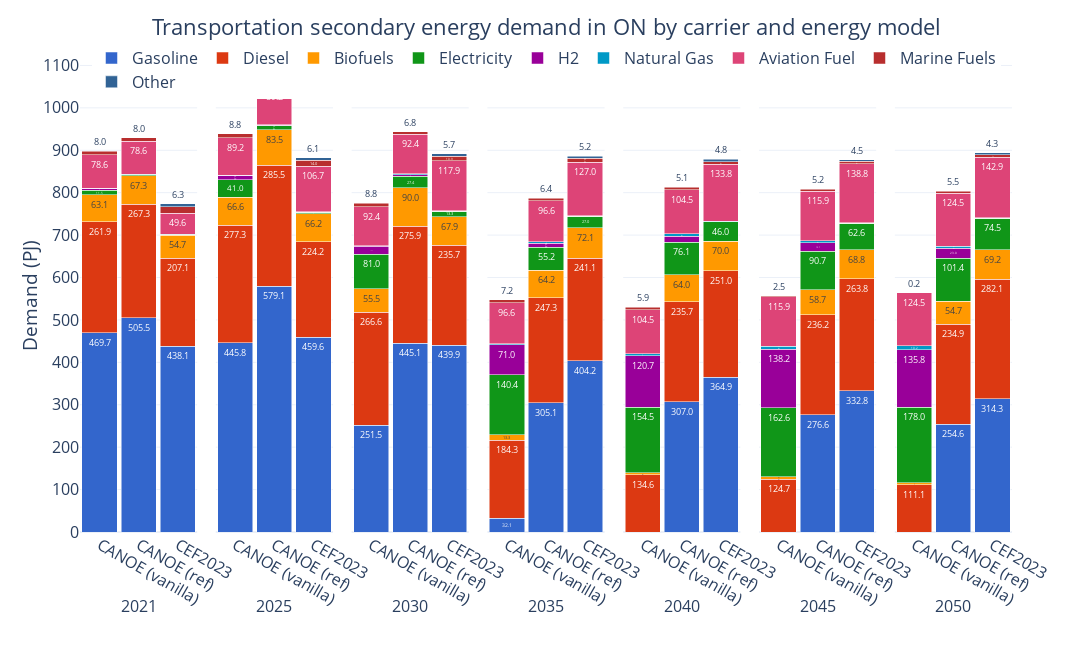

The notebook cell this image was saved under:
### Code cell
bau23_fig = bau23_demand[(bau23_demand['Sector'] == 'Transportation') & (bau23_demand['Carrier'] != 'Total End-Use')].copy()
ref_fig = ref_trnact[(ref_trnact['Mode'] == 'Fuel use') & (ref_trnact['Carrier'] != 'Other')].copy()
vanilla_fig = vanilla_trnact[(vanilla_trnact['Mode'] == 'Fuel use') & (vanilla_trnact['Carrier'] != 'Other')].copy()

carrier_order = ['Gasoline', 'Diesel', 'Biofuels', 'Electricity', 'H2', 'Natural Gas', 'Aviation Fuel', 'Marine Fuels', 'Other']

bau23_fig['Source'] = 'CEF2023'
ref_fig['Source'] = 'CANOE (ref)'
vanilla_fig['Source'] = 'CANOE (vanilla)'

fig_df = pd.concat([vanilla_fig[['Period', 'Demand (PJ)', 'Carrier', 'Source']], ref_fig[['Period', 'Demand (PJ)', 'Carrier', 'Source']], bau23_fig[['Period', 'Demand (PJ)', 'Carrier', 'Source']]])

fig_df['Carrier'] = fig_df['Carrier'].apply(carrier_grouping)
fig_df = fig_df.groupby(['Period', 'Carrier', 'Source'], as_index=False).sum('Demand (PJ)')

fig_df['Carrier'] = pd.Categorical(fig_df['Carrier'], categories=carrier_order, ordered=True)
fig_df['Source'] = pd.Categorical(fig_df['Source'], categories=['CANOE (vanilla)', 'CANOE (ref)', 'CEF2023'], ordered=True)
fig_df = fig_df.sort_values(['Source', 'Carrier', 'Period'])

fig = px.bar(fig_df, 
             x='Source', 
             y='Demand (PJ)', 
             color='Carrier', 
             barmode='stack', 
             facet_col='Period',
             facet_col_spacing=2E-2,
             template='plotly_white',
             color_discrete_sequence=px.colors.qualitative.G10[:7] + px.colors.qualitative.G10[8:],
             text_auto='.1f',
            #  text='Demand (PJ)_sum'
             width=1200, height=650,
             )

fig.update_layout(title=dict(
        text='Transportation secondary energy demand in ON by carrier and energy model',
        x=0.5, 
        y=0.97,
        xanchor='center',
        yanchor='top'
    ),
    xaxis=dict(title='Period'),
    yaxis=dict(title='Demand (PJ)',
               dtick=100),
    yaxis_title_standoff=0,
    legend_title_text='',
    bargap=0.1,
    legend=dict(
        orientation='h',  
        yanchor='top',
        y=1.04,  
        xanchor='center',
        x=0.5),
    font=dict(
        # family="Open Sans",
        size=16)
    )

for annotation in fig.layout.annotations:
    annotation.text = annotation.text.split('=')[1]
    annotation.y = -0.13  
    annotation.yanchor = 'top' 

for axis in fig.layout:
    if axis.startswith('yaxis'):
        fig.layout[axis].dtick = 100

for axis in fig.layout:
    if axis.startswith('xaxis'):
        fig.layout[axis].title.text = ''

fig.for_each_trace(lambda trace: trace.update(textfont=dict(size=9)))

fig.show()

### Figure 1 — Plotly figure (JSON) as saved in the notebook; plotly's stock layout.template omitted (floating-point values rounded to 4 significant figures)
{"data": [{"alignmentgroup": "True", "hovertemplate": "Carrier=Gasoline<br>Period=2021<br>Source=%{x}<br>Demand (PJ)=%{y}<extra></extra>", "legendgroup": "Gasoline", "marker": {"color": "#3366CC", "pattern": {"shape": ""}}, "name": "Gasoline", "offsetgroup": "Gasoline", "orientation": "v", "showlegend": true, "textfont": {"size": 9}, "textposition": "auto", "texttemplate": "%{y:.1f}", "type": "bar", "x": ["CANOE (vanilla)", "CANOE (ref)", "CEF2023"], "xaxis": "x", "y": [469.7, 505.5, 438.1], "yaxis": "y"}, {"alignmentgroup": "True", "hovertemplate": "Carrier=Gasoline<br>Period=2025<br>Source=%{x}<br>Demand (PJ)=%{y}<extra></extra>", "legendgroup": "Gasoline", "marker": {"color": "#3366CC", "pattern": {"shape": ""}}, "name": "Gasoline", "offsetgroup": "Gasoline", "orientation": "v", "showlegend": false, "textfont": {"size": 9}, "textposition": "auto", "texttemplate": "%{y:.1f}", "type": "bar", "x": ["CANOE (vanilla)", "CANOE (ref)", "CEF2023"], "xaxis": "x2", "y": [445.8, 579.1, 459.6], "yaxis": "y2"}, {"alignmentgroup": "True", "hovertemplate": "Carrier=Gasoline<br>Period=2030<br>Source=%{x}<br>Demand (PJ)=%{y}<extra></extra>", "legendgroup": "Gasoline", "marker": {"color": "#3366CC", "pattern": {"shape": ""}}, "name": "Gasoline", "offsetgroup": "Gasoline", "orientation": "v", "showlegend": false, "textfont": {"size": 9}, "textposition": "auto", "texttemplate": "%{y:.1f}", "type": "bar", "x": ["CANOE (vanilla)", "CANOE (ref)", "CEF2023"], "xaxis": "x3", "y": [251.5, 445.1, 439.9], "yaxis": "y3"}, {"alignmentgroup": "True", "hovertemplate": "Carrier=Gasoline<br>Period=2035<br>Source=%{x}<br>Demand (PJ)=%{y}<extra></extra>", "legendgroup": "Gasoline", "marker": {"color": "#3366CC", "pattern": {"shape": ""}}, "name": "Gasoline", "offsetgroup": "Gasoline", "orientation": "v", "showlegend": false, "textfont": {"size": 9}, "textposition": "auto", "texttemplate": "%{y:.1f}", "type": "bar", "x": ["CANOE (vanilla)", "CANOE (ref)", "CEF2023"], "xaxis": "x4", "y": [32.11, 305.1, 404.2], "yaxis": "y4"}, {"alignmentgroup": "True", "hovertemplate": "Carrier=Gasoline<br>Period=2040<br>Source=%{x}<br>Demand (PJ)=%{y}<extra></extra>", "legendgroup": "Gasoline", "marker": {"color": "#3366CC", "pattern": {"shape": ""}}, "name": "Gasoline", "offsetgroup": "Gasoline", "orientation": "v", "showlegend": false, "textfont": {"size": 9}, "textposition": "auto", "texttemplate": "%{y:.1f}", "type": "bar", "x": ["CANOE (vanilla)", "CANOE (ref)", "CEF2023"], "xaxis": "x5", "y": [0.006634, 307.0, 364.9], "yaxis": "y5"}, {"alignmentgroup": "True", "hovertemplate": "Carrier=Gasoline<br>Period=2045<br>Source=%{x}<br>Demand (PJ)=%{y}<extra></extra>", "legendgroup": "Gasoline", "marker": {"color": "#3366CC", "pattern": {"shape": ""}}, "name": "Gasoline", "offsetgroup": "Gasoline", "orientation": "v", "showlegend": false, "textfont": {"size": 9}, "textposition": "auto", "texttemplate": "%{y:.1f}", "type": "bar", "x": ["CANOE (vanilla)", "CANOE (ref)", "CEF2023"], "xaxis": "x6", "y": [0.001786, 276.6, 332.8], "yaxis": "y6"}, {"alignmentgroup": "True", "hovertemplate": "Carrier=Gasoline<br>Period=2050<br>Source=%{x}<br>Demand (PJ)=%{y}<extra></extra>", "legendgroup": "Gasoline", "marker": {"color": "#3366CC", "pattern": {"shape": ""}}, "name": "Gasoline", "offsetgroup": "Gasoline", "orientation": "v", "showlegend": false, "textfont": {"size": 9}, "textposition": "auto", "texttemplate": "%{y:.1f}", "type": "bar", "x": ["CANOE (vanilla)", "CANOE (ref)", "CEF2023"], "xaxis": "x7", "y": [0, 254.6, 314.3], "yaxis": "y7"}, {"alignmentgroup": "True", "hovertemplate": "Carrier=Diesel<br>Period=2021<br>Source=%{x}<br>Demand (PJ)=%{y}<extra></extra>", "legendgroup": "Diesel", "marker": {"color": "#DC3912", "pattern": {"shape": ""}}, "name": "Diesel", "offsetgroup": "Diesel", "orientation": "v", "showlegend": true, "textfont": {"size": 9}, "textposition": "auto", "texttemplate": "%{y:.1f}", "type": "bar", "x": ["CANOE (vanilla)", "CANOE (ref)", "CEF2023"], "xaxis": "x", "y": [261.9, 267.3, 207.1], "yaxis": "y"}, {"alignmentgroup": "True", "hovertemplate": "Carrier=Diesel<br>Period=2025<br>Source=%{x}<br>Demand (PJ)=%{y}<extra></extra>", "legendgroup": "Diesel", "marker": {"color": "#DC3912", "pattern": {"shape": ""}}, "name": "Diesel", "offsetgroup": "Diesel", "orientation": "v", "showlegend": false, "textfont": {"size": 9}, "textposition": "auto", "texttemplate": "%{y:.1f}", "type": "bar", "x": ["CANOE (vanilla)", "CANOE (ref)", "CEF2023"], "xaxis": "x2", "y": [277.3, 285.5, 224.2], "yaxis": "y2"}, {"alignmentgroup": "True", "hovertemplate": "Carrier=Diesel<br>Period=2030<br>Source=%{x}<br>Demand (PJ)=%{y}<extra></extra>", "legendgroup": "Diesel", "marker": {"color": "#DC3912", "pattern": {"shape": ""}}, "name": "Diesel", "offsetgroup": "Diesel", "orientation": "v", "showlegend": false, "textfont": {"size": 9}, "textposition": "auto", "texttemplate": "%{y:.1f}", "type": "bar", "x": ["CANOE (vanilla)", "CANOE (ref)", "CEF2023"], "xaxis": "x3", "y": [266.6, 275.9, 235.7], "yaxis": "y3"}, {"alignmentgroup": "True", "hovertemplate": "Carrier=Diesel<br>Period=2035<br>Source=%{x}<br>Demand (PJ)=%{y}<extra></extra>", "legendgroup": "Diesel", "marker": {"color": "#DC3912", "pattern": {"shape": ""}}, "name": "Diesel", "offsetgroup": "Diesel", "orientation": "v", "showlegend": false, "textfont": {"size": 9}, "textposition": "auto", "texttemplate": "%{y:.1f}", "type": "bar", "x": ["CANOE (vanilla)", "CANOE (ref)", "CEF2023"], "xaxis": "x4", "y": [184.3, 247.3, 241.1], "yaxis": "y4"}, {"alignmentgroup": "True", "hovertemplate": "Carrier=Diesel<br>Period=2040<br>Source=%{x}<br>Demand (PJ)=%{y}<extra></extra>", "legendgroup": "Diesel", "marker": {"color": "#DC3912", "pattern": {"shape": ""}}, "name": "Diesel", "offsetgroup": "Diesel", "orientation": "v", "showlegend": false, "textfont": {"size": 9}, "textposition": "auto", "texttemplate": "%{y:.1f}", "type": "bar", "x": ["CANOE (vanilla)", "CANOE (ref)", "CEF2023"], "xaxis": "x5", "y": [134.6, 235.7, 251.0], "yaxis": "y5"}, {"alignmentgroup": "True", "hovertemplate": "Carrier=Diesel<br>Period=2045<br>Source=%{x}<br>Demand (PJ)=%{y}<extra></extra>", "legendgroup": "Diesel", "marker": {"color": "#DC3912", "pattern": {"shape": ""}}, "name": "Diesel", "offsetgroup": "Diesel", "orientation": "v", "showlegend": false, "textfont": {"size": 9}, "textposition": "auto", "texttemplate": "%{y:.1f}", "type": "bar", "x": ["CANOE (vanilla)", "CANOE (ref)", "CEF2023"], "xaxis": "x6", "y": [124.7, 236.2, 263.8], "yaxis": "y6"}, {"alignmentgroup": "True", "hovertemplate": "Carrier=Diesel<br>Period=2050<br>Source=%{x}<br>Demand (PJ)=%{y}<extra></extra>", "legendgroup": "Diesel", "marker": {"color": "#DC3912", "pattern": {"shape": ""}}, "name": "Diesel", "offsetgroup": "Diesel", "orientation": "v", "showlegend": false, "textfont": {"size": 9}, "textposition": "auto", "texttemplate": "%{y:.1f}", "type": "bar", "x": ["CANOE (vanilla)", "CANOE (ref)", "CEF2023"], "xaxis": "x7", "y": [111.1, 234.9, 282.1], "yaxis": "y7"}, {"alignmentgroup": "True", "hovertemplate": "Carrier=Biofuels<br>Period=2021<br>Source=%{x}<br>Demand (PJ)=%{y}<extra></extra>", "legendgroup": "Biofuels", "marker": {"color": "#FF9900", "pattern": {"shape": ""}}, "name": "Biofuels", "offsetgroup": "Biofuels", "orientation": "v", "showlegend": true, "textfont": {"size": 9}, "textposition": "auto", "texttemplate": "%{y:.1f}", "type": "bar", "x": ["CANOE (vanilla)", "CANOE (ref)", "CEF2023"], "xaxis": "x", "y": [63.1, 67.31, 54.67], "yaxis": "y"}, {"alignmentgroup": "True", "hovertemplate": "Carrier=Biofuels<br>Period=2025<br>Source=%{x}<br>Demand (PJ)=%{y}<extra></extra>", "legendgroup": "Biofuels", "marker": {"color": "#FF9900", "pattern": {"shape": ""}}, "name": "Biofuels", "offsetgroup": "Biofuels", "orientation": "v", "showlegend": false, "textfont": {"size": 9}, "textposition": "auto", "texttemplate": "%{y:.1f}", "type": "bar", "x": ["CANOE (vanilla)", "CANOE (ref)", "CEF2023"], "xaxis": "x2", "y": [66.65, 83.47, 66.16], "yaxis": "y2"}, {"alignmentgroup": "True", "hovertemplate": "Carrier=Biofuels<br>Period=2030<br>Source=%{x}<br>Demand (PJ)=%{y}<extra></extra>", "legendgroup": "Biofuels", "marker": {"color": "#FF9900", "pattern": {"shape": ""}}, "name": "Biofuels", "offsetgroup": "Biofuels", "orientation": "v", "showlegend": false, "textfont": {"size": 9}, "textposition": "auto", "texttemplate": "%{y:.1f}", "type": "bar", "x": ["CANOE (vanilla)", "CANOE (ref)", "CEF2023"], "xaxis": "x3", "y": [55.5, 90.05, 67.86], "yaxis": "y3"}, {"alignmentgroup": "True", "hovertemplate": "Carrier=Biofuels<br>Period=2035<br>Source=%{x}<br>Demand (PJ)=%{y}<extra></extra>", "legendgroup": "Biofuels", "marker": {"color": "#FF9900", "pattern": {"shape": ""}}, "name": "Biofuels", "offsetgroup": "Biofuels", "orientation": "v", "showlegend": false, "textfont": {"size": 9}, "textposition": "auto", "texttemplate": "%{y:.1f}", "type": "bar", "x": ["CANOE (vanilla)", "CANOE (ref)", "CEF2023"], "xaxis": "x4", "y": [13.35, 64.15, 72.07], "yaxis": "y4"}, {"alignmentgroup": "True", "hovertemplate": "Carrier=Biofuels<br>Period=2040<br>Source=%{x}<br>Demand (PJ)=%{y}<extra></extra>", "legendgroup": "Biofuels", "marker": {"color": "#FF9900", "pattern": {"shape": ""}}, "name": "Biofuels", "offsetgroup": "Biofuels", "orientation": "v", "showlegend": false, "textfont": {"size": 9}, "textposition": "auto", "texttemplate": "%{y:.1f}", "type": "bar", "x": ["CANOE (vanilla)", "CANOE (ref)", "CEF2023"], "xaxis": "x5", "y": [5.607, 63.99, 70.05], "yaxis": "y5"}, {"alignmentgroup": "True", "hovertemplate": "Carrier=Biofuels<br>Period=2045<br>Source=%{x}<br>Demand (PJ)=%{y}<extra></extra>", "legendgroup": "Biofuels", "marker": {"color": "#FF9900", "pattern": {"shape": ""}}, "name": "Biofuels", "offsetgroup": "Biofuels", "orientation": "v", "showlegend": false, "textfont": {"size": 9}, "textposition": "auto", "texttemplate": "%{y:.1f}", "type": "bar", "x": ["CANOE (vanilla)", "CANOE (ref)", "CEF2023"], "xaxis": "x6", "y": [5.194, 58.65, 68.84], "yaxis": "y6"}, {"alignmentgroup": "True", "hovertemplate": "Carrier=Biofuels<br>Period=2050<br>Source=%{x}<br>Demand (PJ)=%{y}<extra></extra>", "legendgroup": "Biofuels", "marker": {"color": "#FF9900", "pattern": {"shape": ""}}, "name": "Biofuels", "offsetgroup": "Biofuels", "orientation": "v", "showlegend": false, "textfont": {"size": 9}, "textposition": "auto", "texttemplate": "%{y:.1f}", "type": "bar", "x": ["CANOE (vanilla)", "CANOE (ref)", "CEF2023"], "xaxis": "x7", "y": [4.629, 54.71, 69.21], "yaxis": "y7"}, {"alignmentgroup": "True", "hovertemplate": "Carrier=Electricity<br>Period=2021<br>Source=%{x}<br>Demand (PJ)=%{y}<extra></extra>", "legendgroup": "Electricity", "marker": {"color": "#109618", "pattern": {"shape": ""}}, "name": "Electricity", "offsetgroup": "Electricity", "orientation": "v", "showlegend": true, "textfont": {"size": 9}, "textposition": "auto", "texttemplate": "%{y:.1f}", "type": "bar", "x": ["CANOE (vanilla)", "CANOE (ref)", "CEF2023"], "xaxis": "x", "y": [11.52, 2.382, 1.288], "yaxis": "y"}, {"alignmentgroup": "True", "hovertemplate": "Carrier=Electricity<br>Period=2025<br>Source=%{x}<br>Demand (PJ)=%{y}<extra></extra>", "legendgroup": "Electricity", "marker": {"color": "#109618", "pattern": {"shape": ""}}, "name": "Electricity", "offsetgroup": "Electricity", "orientation": "v", "showlegend": false, "textfont": {"size": 9}, "textposition": "auto", "texttemplate": "%{y:.1f}", "type": "bar", "x": ["CANOE (vanilla)", "CANOE (ref)", "CEF2023"], "xaxis": "x2", "y": [41.02, 9.395, 4.446], "yaxis": "y2"}, {"alignmentgroup": "True", "hovertemplate": "Carrier=Electricity<br>Period=2030<br>Source=%{x}<br>Demand (PJ)=%{y}<extra></extra>", "legendgroup": "Electricity", "marker": {"color": "#109618", "pattern": {"shape": ""}}, "name": "Electricity", "offsetgroup": "Electricity", "orientation": "v", "showlegend": false, "textfont": {"size": 9}, "textposition": "auto", "texttemplate": "%{y:.1f}", "type": "bar", "x": ["CANOE (vanilla)", "CANOE (ref)", "CEF2023"], "xaxis": "x3", "y": [80.99, 27.36, 13.3], "yaxis": "y3"}, {"alignmentgroup": "True", "hovertemplate": "Carrier=Electricity<br>Period=2035<br>Source=%{x}<br>Demand (PJ)=%{y}<extra></extra>", "legendgroup": "Electricity", "marker": {"color": "#109618", "pattern": {"shape": ""}}, "name": "Electricity", "offsetgroup": "Electricity", "orientation": "v", "showlegend": false, "textfont": {"size": 9}, "textposition": "auto", "texttemplate": "%{y:.1f}", "type": "bar", "x": ["CANOE (vanilla)", "CANOE (ref)", "CEF2023"], "xaxis": "x4", "y": [140.4, 55.18, 27.01], "yaxis": "y4"}, {"alignmentgroup": "True", "hovertemplate": "Carrier=Electricity<br>Period=2040<br>Source=%{x}<br>Demand (PJ)=%{y}<extra></extra>", "legendgroup": "Electricity", "marker": {"color": "#109618", "pattern": {"shape": ""}}, "name": "Electricity", "offsetgroup": "Electricity", "orientation": "v", "showlegend": false, "textfont": {"size": 9}, "textposition": "auto", "texttemplate": "%{y:.1f}", "type": "bar", "x": ["CANOE (vanilla)", "CANOE (ref)", "CEF2023"], "xaxis": "x5", "y": [154.5, 76.06, 46.04], "yaxis": "y5"}, {"alignmentgroup": "True", "hovertemplate": "Carrier=Electricity<br>Period=2045<br>Source=%{x}<br>Demand (PJ)=%{y}<extra></extra>", "legendgroup": "Electricity", "marker": {"color": "#109618", "pattern": {"shape": ""}}, "name": "Electricity", "offsetgroup": "Electricity", "orientation": "v", "showlegend": false, "textfont": {"size": 9}, "textposition": "auto", "texttemplate": "%{y:.1f}", "type": "bar", "x": ["CANOE (vanilla)", "CANOE (ref)", "CEF2023"], "xaxis": "x6", "y": [162.6, 90.69, 62.58], "yaxis": "y6"}, {"alignmentgroup": "True", "hovertemplate": "Carrier=Electricity<br>Period=2050<br>Source=%{x}<br>Demand (PJ)=%{y}<extra></extra>", "legendgroup": "Electricity", "marker": {"color": "#109618", "pattern": {"shape": ""}}, "name": "Electricity", "offsetgroup": "Electricity", "orientation": "v", "showlegend": false, "textfont": {"size": 9}, "textposition": "auto", "texttemplate": "%{y:.1f}", "type": "bar", "x": ["CANOE (vanilla)", "CANOE (ref)", "CEF2023"], "xaxis": "x7", "y": [178.0, 101.4, 74.53], "yaxis": "y7"}, {"alignmentgroup": "True", "hovertemplate": "Carrier=H2<br>Period=2021<br>Source=%{x}<br>Demand (PJ)=%{y}<extra></extra>", "legendgroup": "H2", "marker": {"color": "#990099", "pattern": {"shape": ""}}, "name": "H2", "offsetgroup": "H2", "orientation": "v", "showlegend": true, "textfont": {"size": 9}, "textposition": "auto", "texttemplate": "%{y:.1f}", "type": "bar", "x": ["CANOE (vanilla)", "CANOE (ref)", "CEF2023"], "xaxis": "x", "y": [4.314, 0, 0.0001], "yaxis": "y"}, {"alignmentgroup": "True", "hovertemplate": "Carrier=H2<br>Period=2025<br>Source=%{x}<br>Demand (PJ)=%{y}<extra></extra>", "legendgroup": "H2", "marker": {"color": "#990099", "pattern": {"shape": ""}}, "name": "H2", "offsetgroup": "H2", "orientation": "v", "showlegend": false, "textfont": {"size": 9}, "textposition": "auto", "texttemplate": "%{y:.1f}", "type": "bar", "x": ["CANOE (vanilla)", "CANOE (ref)", "CEF2023"], "xaxis": "x2", "y": [9.888, 1.385, 0.0001], "yaxis": "y2"}, {"alignmentgroup": "True", "hovertemplate": "Carrier=H2<br>Period=2030<br>Source=%{x}<br>Demand (PJ)=%{y}<extra></extra>", "legendgroup": "H2", "marker": {"color": "#990099", "pattern": {"shape": ""}}, "name": "H2", "offsetgroup": "H2", "orientation": "v", "showlegend": false, "textfont": {"size": 9}, "textposition": "auto", "texttemplate": "%{y:.1f}", "type": "bar", "x": ["CANOE (vanilla)", "CANOE (ref)", "CEF2023"], "xaxis": "x3", "y": [18.91, 3.849, 0.0001], "yaxis": "y3"}, {"alignmentgroup": "True", "hovertemplate": "Carrier=H2<br>Period=2035<br>Source=%{x}<br>Demand (PJ)=%{y}<extra></extra>", "legendgroup": "H2", "marker": {"color": "#990099", "pattern": {"shape": ""}}, "name": "H2", "offsetgroup": "H2", "orientation": "v", "showlegend": false, "textfont": {"size": 9}, "textposition": "auto", "texttemplate": "%{y:.1f}", "type": "bar", "x": ["CANOE (vanilla)", "CANOE (ref)", "CEF2023"], "xaxis": "x4", "y": [71.01, 8.769, 0.0001], "yaxis": "y4"}, {"alignmentgroup": "True", "hovertemplate": "Carrier=H2<br>Period=2040<br>Source=%{x}<br>Demand (PJ)=%{y}<extra></extra>", "legendgroup": "H2", "marker": {"color": "#990099", "pattern": {"shape": ""}}, "name": "H2", "offsetgroup": "H2", "orientation": "v", "showlegend": false, "textfont": {"size": 9}, "textposition": "auto", "texttemplate": "%{y:.1f}", "type": "bar", "x": ["CANOE (vanilla)", "CANOE (ref)", "CEF2023"], "xaxis": "x5", "y": [120.7, 15.03, 0.0001], "yaxis": "y5"}, {"alignmentgroup": "True", "hovertemplate": "Carrier=H2<br>Period=2045<br>Source=%{x}<br>Demand (PJ)=%{y}<extra></extra>", "legendgroup": "H2", "marker": {"color": "#990099", "pattern": {"shape": ""}}, "name": "H2", "offsetgroup": "H2", "orientation": "v", "showlegend": false, "textfont": {"size": 9}, "textposition": "auto", "texttemplate": "%{y:.1f}", "type": "bar", "x": ["CANOE (vanilla)", "CANOE (ref)", "CEF2023"], "xaxis": "x6", "y": [138.2, 19.7, 0.0001], "yaxis": "y6"}, {"alignmentgroup": "True", "hovertemplate": "Carrier=H2<br>Period=2050<br>Source=%{x}<br>Demand (PJ)=%{y}<extra></extra>", "legendgroup": "H2", "marker": {"color": "#990099", "pattern": {"shape": ""}}, "name": "H2", "offsetgroup": "H2", "orientation": "v", "showlegend": false, "textfont": {"size": 9}, "textposition": "auto", "texttemplate": "%{y:.1f}", "type": "bar", "x": ["CANOE (vanilla)", "CANOE (ref)", "CEF2023"], "xaxis": "x7", "y": [135.8, 22.96, 0.0001], "yaxis": "y7"}, {"alignmentgroup": "True", "hovertemplate": "Carrier=Natural Gas<br>Period=2021<br>Source=%{x}<br>Demand (PJ)=%{y}<extra></extra>", "legendgroup": "Natural Gas", "marker": {"color": "#0099C6", "pattern": {"shape": ""}}, "name": "Natural Gas", "offsetgroup": "Natural Gas", "orientation": "v", "showlegend": true, "textfont": {"size": 9}, "textposition": "auto", "texttemplate": "%{y:.1f}", "type": "bar", "x": ["CANOE (vanilla)", "CANOE (ref)", "CEF2023"], "xaxis": "x", "y": [0.2896, 0.3488, 0.6612], "yaxis": "y"}, {"alignmentgroup": "True", "hovertemplate": "Carrier=Natural Gas<br>Period=2025<br>Source=%{x}<br>Demand (PJ)=%{y}<extra></extra>", "legendgroup": "Natural Gas", "marker": {"color": "#0099C6", "pattern": {"shape": ""}}, "name": "Natural Gas", "offsetgroup": "Natural Gas", "orientation": "v", "showlegend": false, "textfont": {"size": 9}, "textposition": "auto", "texttemplate": "%{y:.1f}", "type": "bar", "x": ["CANOE (vanilla)", "CANOE (ref)", "CEF2023"], "xaxis": "x2", "y": [0.2494, 1.078, 0.7773], "yaxis": "y2"}, {"alignmentgroup": "True", "hovertemplate": "Carrier=Natural Gas<br>Period=2030<br>Source=%{x}<br>Demand (PJ)=%{y}<extra></extra>", "legendgroup": "Natural Gas", "marker": {"color": "#0099C6", "pattern": {"shape": ""}}, "name": "Natural Gas", "offsetgroup": "Natural Gas", "orientation": "v", "showlegend": false, "textfont": {"size": 9}, "textposition": "auto", "texttemplate": "%{y:.1f}", "type": "bar", "x": ["CANOE (vanilla)", "CANOE (ref)", "CEF2023"], "xaxis": "x3", "y": [0.8499, 2.741, 0.8382], "yaxis": "y3"}, {"alignmentgroup": "True", "hovertemplate": "Carrier=Natural Gas<br>Period=2035<br>Source=%{x}<br>Demand (PJ)=%{y}<extra></extra>", "legendgroup": "Natural Gas", "marker": {"color": "#0099C6", "pattern": {"shape": ""}}, "name": "Natural Gas", "offsetgroup": "Natural Gas", "orientation": "v", "showlegend": false, "textfont": {"size": 9}, "textposition": "auto", "texttemplate": "%{y:.1f}", "type": "bar", "x": ["CANOE (vanilla)", "CANOE (ref)", "CEF2023"], "xaxis": "x4", "y": [2.695, 3.52, 0.8741], "yaxis": "y4"}, {"alignmentgroup": "True", "hovertemplate": "Carrier=Natural Gas<br>Period=2040<br>Source=%{x}<br>Demand (PJ)=%{y}<extra></extra>", "legendgroup": "Natural Gas", "marker": {"color": "#0099C6", "pattern": {"shape": ""}}, "name": "Natural Gas", "offsetgroup": "Natural Gas", "orientation": "v", "showlegend": false, "textfont": {"size": 9}, "textposition": "auto", "texttemplate": "%{y:.1f}", "type": "bar", "x": ["CANOE (vanilla)", "CANOE (ref)", "CEF2023"], "xaxis": "x5", "y": [4.497, 5.322, 0.8821], "yaxis": "y5"}, {"alignmentgroup": "True", "hovertemplate": "Carrier=Natural Gas<br>Period=2045<br>Source=%{x}<br>Demand (PJ)=%{y}<extra></extra>", "legendgroup": "Natural Gas", "marker": {"color": "#0099C6", "pattern": {"shape": ""}}, "name": "Natural Gas", "offsetgroup": "Natural Gas", "orientation": "v", "showlegend": false, "textfont": {"size": 9}, "textposition": "auto", "texttemplate": "%{y:.1f}", "type": "bar", "x": ["CANOE (vanilla)", "CANOE (ref)", "CEF2023"], "xaxis": "x6", "y": [7.783, 5.321, 0.883], "yaxis": "y6"}, {"alignmentgroup": "True", "hovertemplate": "Carrier=Natural Gas<br>Period=2050<br>Source=%{x}<br>Demand (PJ)=%{y}<extra></extra>", "legendgroup": "Natural Gas", "marker": {"color": "#0099C6", "pattern": {"shape": ""}}, "name": "Natural Gas", "offsetgroup": "Natural Gas", "orientation": "v", "showlegend": false, "textfont": {"size": 9}, "textposition": "auto", "texttemplate": "%{y:.1f}", "type": "bar", "x": ["CANOE (vanilla)", "CANOE (ref)", "CEF2023"], "xaxis": "x7", "y": [10.16, 5.321, 0.8844], "yaxis": "y7"}, {"alignmentgroup": "True", "hovertemplate": "Carrier=Aviation Fuel<br>Period=2021<br>Source=%{x}<br>Demand (PJ)=%{y}<extra></extra>", "legendgroup": "Aviation Fuel", "marker": {"color": "#DD4477", "pattern": {"shape": ""}}, "name": "Aviation Fuel", "offsetgroup": "Aviation Fuel", "orientation": "v", "showlegend": true, "textfont": {"size": 9}, "textposition": "auto", "texttemplate": "%{y:.1f}", "type": "bar", "x": ["CANOE (vanilla)", "CANOE (ref)", "CEF2023"], "xaxis": "x", "y": [78.6, 78.6, 49.62], "yaxis": "y"}, {"alignmentgroup": "True", "hovertemplate": "Carrier=Aviation Fuel<br>Period=2025<br>Source=%{x}<br>Demand (PJ)=%{y}<extra></extra>", "legendgroup": "Aviation Fuel", "marker": {"color": "#DD4477", "pattern": {"shape": ""}}, "name": "Aviation Fuel", "offsetgroup": "Aviation Fuel", "orientation": "v", "showlegend": false, "textfont": {"size": 9}, "textposition": "auto", "texttemplate": "%{y:.1f}", "type": "bar", "x": ["CANOE (vanilla)", "CANOE (ref)", "CEF2023"], "xaxis": "x2", "y": [89.23, 89.23, 106.7], "yaxis": "y2"}, {"alignmentgroup": "True", "hovertemplate": "Carrier=Aviation Fuel<br>Period=2030<br>Source=%{x}<br>Demand (PJ)=%{y}<extra></extra>", "legendgroup": "Aviation Fuel", "marker": {"color": "#DD4477", "pattern": {"shape": ""}}, "name": "Aviation Fuel", "offsetgroup": "Aviation Fuel", "orientation": "v", "showlegend": false, "textfont": {"size": 9}, "textposition": "auto", "texttemplate": "%{y:.1f}", "type": "bar", "x": ["CANOE (vanilla)", "CANOE (ref)", "CEF2023"], "xaxis": "x3", "y": [92.37, 92.37, 117.9], "yaxis": "y3"}, {"alignmentgroup": "True", "hovertemplate": "Carrier=Aviation Fuel<br>Period=2035<br>Source=%{x}<br>Demand (PJ)=%{y}<extra></extra>", "legendgroup": "Aviation Fuel", "marker": {"color": "#DD4477", "pattern": {"shape": ""}}, "name": "Aviation Fuel", "offsetgroup": "Aviation Fuel", "orientation": "v", "showlegend": false, "textfont": {"size": 9}, "textposition": "auto", "texttemplate": "%{y:.1f}", "type": "bar", "x": ["CANOE (vanilla)", "CANOE (ref)", "CEF2023"], "xaxis": "x4", "y": [96.65, 96.65, 127.0], "yaxis": "y4"}, {"alignmentgroup": "True", "hovertemplate": "Carrier=Aviation Fuel<br>Period=2040<br>Source=%{x}<br>Demand (PJ)=%{y}<extra></extra>", "legendgroup": "Aviation Fuel", "marker": {"color": "#DD4477", "pattern": {"shape": ""}}, "name": "Aviation Fuel", "offsetgroup": "Aviation Fuel", "orientation": "v", "showlegend": false, "textfont": {"size": 9}, "textposition": "auto", "texttemplate": "%{y:.1f}", "type": "bar", "x": ["CANOE (vanilla)", "CANOE (ref)", "CEF2023"], "xaxis": "x5", "y": [104.5, 104.5, 133.8], "yaxis": "y5"}, {"alignmentgroup": "True", "hovertemplate": "Carrier=Aviation Fuel<br>Period=2045<br>Source=%{x}<br>Demand (PJ)=%{y}<extra></extra>", "legendgroup": "Aviation Fuel", "marker": {"color": "#DD4477", "pattern": {"shape": ""}}, "name": "Aviation Fuel", "offsetgroup": "Aviation Fuel", "orientation": "v", "showlegend": false, "textfont": {"size": 9}, "textposition": "auto", "texttemplate": "%{y:.1f}", "type": "bar", "x": ["CANOE (vanilla)", "CANOE (ref)", "CEF2023"], "xaxis": "x6", "y": [115.9, 115.9, 138.8], "yaxis": "y6"}, {"alignmentgroup": "True", "hovertemplate": "Carrier=Aviation Fuel<br>Period=2050<br>Source=%{x}<br>Demand (PJ)=%{y}<extra></extra>", "legendgroup": "Aviation Fuel", "marker": {"color": "#DD4477", "pattern": {"shape": ""}}, "name": "Aviation Fuel", "offsetgroup": "Aviation Fuel", "orientation": "v", "showlegend": false, "textfont": {"size": 9}, "textposition": "auto", "texttemplate": "%{y:.1f}", "type": "bar", "x": ["CANOE (vanilla)", "CANOE (ref)", "CEF2023"], "xaxis": "x7", "y": [124.5, 124.5, 142.9], "yaxis": "y7"}, {"alignmentgroup": "True", "hovertemplate": "Carrier=Marine Fuels<br>Period=2021<br>Source=%{x}<br>Demand (PJ)=%{y}<extra></extra>", "legendgroup": "Marine Fuels", "marker": {"color": "#B82E2E", "pattern": {"shape": ""}}, "name": "Marine Fuels", "offsetgroup": "Marine Fuels", "orientation": "v", "showlegend": true, "textfont": {"size": 9}, "textposition": "auto", "texttemplate": "%{y:.1f}", "type": "bar", "x": ["CANOE (vanilla)", "CANOE (ref)", "CEF2023"], "xaxis": "x", "y": [7.984, 8.028, 15.95], "yaxis": "y"}, {"alignmentgroup": "True", "hovertemplate": "Carrier=Marine Fuels<br>Period=2025<br>Source=%{x}<br>Demand (PJ)=%{y}<extra></extra>", "legendgroup": "Marine Fuels", "marker": {"color": "#B82E2E", "pattern": {"shape": ""}}, "name": "Marine Fuels", "offsetgroup": "Marine Fuels", "orientation": "v", "showlegend": false, "textfont": {"size": 9}, "textposition": "auto", "texttemplate": "%{y:.1f}", "type": "bar", "x": ["CANOE (vanilla)", "CANOE (ref)", "CEF2023"], "xaxis": "x2", "y": [8.83, 8.028, 14.03], "yaxis": "y2"}, {"alignmentgroup": "True", "hovertemplate": "Carrier=Marine Fuels<br>Period=2030<br>Source=%{x}<br>Demand (PJ)=%{y}<extra></extra>", "legendgroup": "Marine Fuels", "marker": {"color": "#B82E2E", "pattern": {"shape": ""}}, "name": "Marine Fuels", "offsetgroup": "Marine Fuels", "orientation": "v", "showlegend": false, "textfont": {"size": 9}, "textposition": "auto", "texttemplate": "%{y:.1f}", "type": "bar", "x": ["CANOE (vanilla)", "CANOE (ref)", "CEF2023"], "xaxis": "x3", "y": [8.83, 6.772, 10.86], "yaxis": "y3"}, {"alignmentgroup": "True", "hovertemplate": "Carrier=Marine Fuels<br>Period=2035<br>Source=%{x}<br>Demand (PJ)=%{y}<extra></extra>", "legendgroup": "Marine Fuels", "marker": {"color": "#B82E2E", "pattern": {"shape": ""}}, "name": "Marine Fuels", "offsetgroup": "Marine Fuels", "orientation": "v", "showlegend": false, "textfont": {"size": 9}, "textposition": "auto", "texttemplate": "%{y:.1f}", "type": "bar", "x": ["CANOE (vanilla)", "CANOE (ref)", "CEF2023"], "xaxis": "x4", "y": [7.237, 6.436, 8.401], "yaxis": "y4"}, {"alignmentgroup": "True", "hovertemplate": "Carrier=Marine Fuels<br>Period=2040<br>Source=%{x}<br>Demand (PJ)=%{y}<extra></extra>", "legendgroup": "Marine Fuels", "marker": {"color": "#B82E2E", "pattern": {"shape": ""}}, "name": "Marine Fuels", "offsetgroup": "Marine Fuels", "orientation": "v", "showlegend": false, "textfont": {"size": 9}, "textposition": "auto", "texttemplate": "%{y:.1f}", "type": "bar", "x": ["CANOE (vanilla)", "CANOE (ref)", "CEF2023"], "xaxis": "x5", "y": [5.871, 5.07, 6.861], "yaxis": "y5"}, {"alignmentgroup": "True", "hovertemplate": "Carrier=Marine Fuels<br>Period=2045<br>Source=%{x}<br>Demand (PJ)=%{y}<extra></extra>", "legendgroup": "Marine Fuels", "marker": {"color": "#B82E2E", "pattern": {"shape": ""}}, "name": "Marine Fuels", "offsetgroup": "Marine Fuels", "orientation": "v", "showlegend": false, "textfont": {"size": 9}, "textposition": "auto", "texttemplate": "%{y:.1f}", "type": "bar", "x": ["CANOE (vanilla)", "CANOE (ref)", "CEF2023"], "xaxis": "x6", "y": [2.542, 5.17, 6.019], "yaxis": "y6"}, {"alignmentgroup": "True", "hovertemplate": "Carrier=Marine Fuels<br>Period=2050<br>Source=%{x}<br>Demand (PJ)=%{y}<extra></extra>", "legendgroup": "Marine Fuels", "marker": {"color": "#B82E2E", "pattern": {"shape": ""}}, "name": "Marine Fuels", "offsetgroup": "Marine Fuels", "orientation": "v", "showlegend": false, "textfont": {"size": 9}, "textposition": "auto", "texttemplate": "%{y:.1f}", "type": "bar", "x": ["CANOE (vanilla)", "CANOE (ref)", "CEF2023"], "xaxis": "x7", "y": [0.2092, 5.459, 5.71], "yaxis": "y7"}, {"alignmentgroup": "True", "hovertemplate": "Carrier=Other<br>Period=2021<br>Source=%{x}<br>Demand (PJ)=%{y}<extra></extra>", "legendgroup": "Other", "marker": {"color": "#316395", "pattern": {"shape": ""}}, "name": "Other", "offsetgroup": "Other", "orientation": "v", "showlegend": true, "textfont": {"size": 9}, "textposition": "auto", "texttemplate": "%{y:.1f}", "type": "bar", "x": ["CEF2023"], "xaxis": "x", "y": [6.262], "yaxis": "y"}, {"alignmentgroup": "True", "hovertemplate": "Carrier=Other<br>Period=2025<br>Source=%{x}<br>Demand (PJ)=%{y}<extra></extra>", "legendgroup": "Other", "marker": {"color": "#316395", "pattern": {"shape": ""}}, "name": "Other", "offsetgroup": "Other", "orientation": "v", "showlegend": false, "textfont": {"size": 9}, "textposition": "auto", "texttemplate": "%{y:.1f}", "type": "bar", "x": ["CEF2023"], "xaxis": "x2", "y": [6.124], "yaxis": "y2"}, {"alignmentgroup": "True", "hovertemplate": "Carrier=Other<br>Period=2030<br>Source=%{x}<br>Demand (PJ)=%{y}<extra></extra>", "legendgroup": "Other", "marker": {"color": "#316395", "pattern": {"shape": ""}}, "name": "Other", "offsetgroup": "Other", "orientation": "v", "showlegend": false, "textfont": {"size": 9}, "textposition": "auto", "texttemplate": "%{y:.1f}", "type": "bar", "x": ["CEF2023"], "xaxis": "x3", "y": [5.674], "yaxis": "y3"}, {"alignmentgroup": "True", "hovertemplate": "Carrier=Other<br>Period=2035<br>Source=%{x}<br>Demand (PJ)=%{y}<extra></extra>", "legendgroup": "Other", "marker": {"color": "#316395", "pattern": {"shape": ""}}, "name": "Other", "offsetgroup": "Other", "orientation": "v", "showlegend": false, "textfont": {"size": 9}, "textposition": "auto", "texttemplate": "%{y:.1f}", "type": "bar", "x": ["CEF2023"], "xaxis": "x4", "y": [5.25], "yaxis": "y4"}, {"alignmentgroup": "True", "hovertemplate": "Carrier=Other<br>Period=2040<br>Source=%{x}<br>Demand (PJ)=%{y}<extra></extra>", "legendgroup": "Other", "marker": {"color": "#316395", "pattern": {"shape": ""}}, "name": "Other", "offsetgroup": "Other", "orientation": "v", "showlegend": false, "textfont": {"size": 9}, "textposition": "auto", "texttemplate": "%{y:.1f}", "type": "bar", "x": ["CEF2023"], "xaxis": "x5", "y": [4.829], "yaxis": "y5"}, {"alignmentgroup": "True", "hovertemplate": "Carrier=Other<br>Period=2045<br>Source=%{x}<br>Demand (PJ)=%{y}<extra></extra>", "legendgroup": "Other", "marker": {"color": "#316395", "pattern": {"shape": ""}}, "name": "Other", "offsetgroup": "Other", "orientation": "v", "showlegend": false, "textfont": {"size": 9}, "textposition": "auto", "texttemplate": "%{y:.1f}", "type": "bar", "x": ["CEF2023"], "xaxis": "x6", "y": [4.507], "yaxis": "y6"}, {"alignmentgroup": "True", "hovertemplate": "Carrier=Other<br>Period=2050<br>Source=%{x}<br>Demand (PJ)=%{y}<extra></extra>", "legendgroup": "Other", "marker": {"color": "#316395", "pattern": {"shape": ""}}, "name": "Other", "offsetgroup": "Other", "orientation": "v", "showlegend": false, "textfont": {"size": 9}, "textposition": "auto", "texttemplate": "%{y:.1f}", "type": "bar", "x": ["CEF2023"], "xaxis": "x7", "y": [4.318], "yaxis": "y7"}], "layout": {"annotations": [{"font": {}, "showarrow": false, "text": "2021", "x": 0.06286, "xanchor": "center", "xref": "paper", "y": -0.13, "yanchor": "top", "yref": "paper"}, {"font": {}, "showarrow": false, "text": "2025", "x": 0.2086, "xanchor": "center", "xref": "paper", "y": -0.13, "yanchor": "top", "yref": "paper"}, {"font": {}, "showarrow": false, "text": "2030", "x": 0.3543, "xanchor": "center", "xref": "paper", "y": -0.13, "yanchor": "top", "yref": "paper"}, {"font": {}, "showarrow": false, "text": "2035", "x": 0.5, "xanchor": "center", "xref": "paper", "y": -0.13, "yanchor": "top", "yref": "paper"}, {"font": {}, "showarrow": false, "text": "2040", "x": 0.6457, "xanchor": "center", "xref": "paper", "y": -0.13, "yanchor": "top", "yref": "paper"}, {"font": {}, "showarrow": false, "text": "2045", "x": 0.7914, "xanchor": "center", "xref": "paper", "y": -0.13, "yanchor": "top", "yref": "paper"}, {"font": {}, "showarrow": false, "text": "2050", "x": 0.9371, "xanchor": "center", "xref": "paper", "y": -0.13, "yanchor": "top", "yref": "paper"}], "bargap": 0.1, "barmode": "stack", "font": {"size": 16}, "height": 650, "legend": {"orientation": "h", "title": {"text": ""}, "tracegroupgap": 0, "x": 0.5, "xanchor": "center", "y": 1.04, "yanchor": "top"}, "margin": {"t": 60}, "title": {"text": "Transportation secondary energy demand in ON by carrier and energy model", "x": 0.5, "xanchor": "center", "y": 0.97, "yanchor": "top"}, "width": 1200, "xaxis": {"anchor": "y", "domain": [0, 0.1257], "title": {"text": ""}}, "xaxis2": {"anchor": "y2", "domain": [0.1457, 0.2714], "matches": "x", "title": {"text": ""}}, "xaxis3": {"anchor": "y3", "domain": [0.2914, 0.4171], "matches": "x", "title": {"text": ""}}, "xaxis4": {"anchor": "y4", "domain": [0.4371, 0.5629], "matches": "x", "title": {"text": ""}}, "xaxis5": {"anchor": "y5", "domain": [0.5829, 0.7086], "matches": "x", "title": {"text": ""}}, "xaxis6": {"anchor": "y6", "domain": [0.7286, 0.8543], "matches": "x", "title": {"text": ""}}, "xaxis7": {"anchor": "y7", "domain": [0.8743, 1.0], "matches": "x", "title": {"text": ""}}, "yaxis": {"anchor": "x", "domain": [0, 1], "dtick": 100, "title": {"standoff": 0, "text": "Demand (PJ)"}}, "yaxis2": {"anchor": "x2", "domain": [0, 1], "dtick": 100, "matches": "y", "showticklabels": false}, "yaxis3": {"anchor": "x3", "domain": [0, 1], "dtick": 100, "matches": "y", "showticklabels": false}, "yaxis4": {"anchor": "x4", "domain": [0, 1], "dtick": 100, "matches": "y", "showticklabels": false}, "yaxis5": {"anchor": "x5", "domain": [0, 1], "dtick": 100, "matches": "y", "showticklabels": false}, "yaxis6": {"anchor": "x6", "domain": [0, 1], "dtick": 100, "matches": "y", "showticklabels": false}, "yaxis7": {"anchor": "x7", "domain": [0, 1], "dtick": 100, "matches": "y", "showticklabels": false}}}
